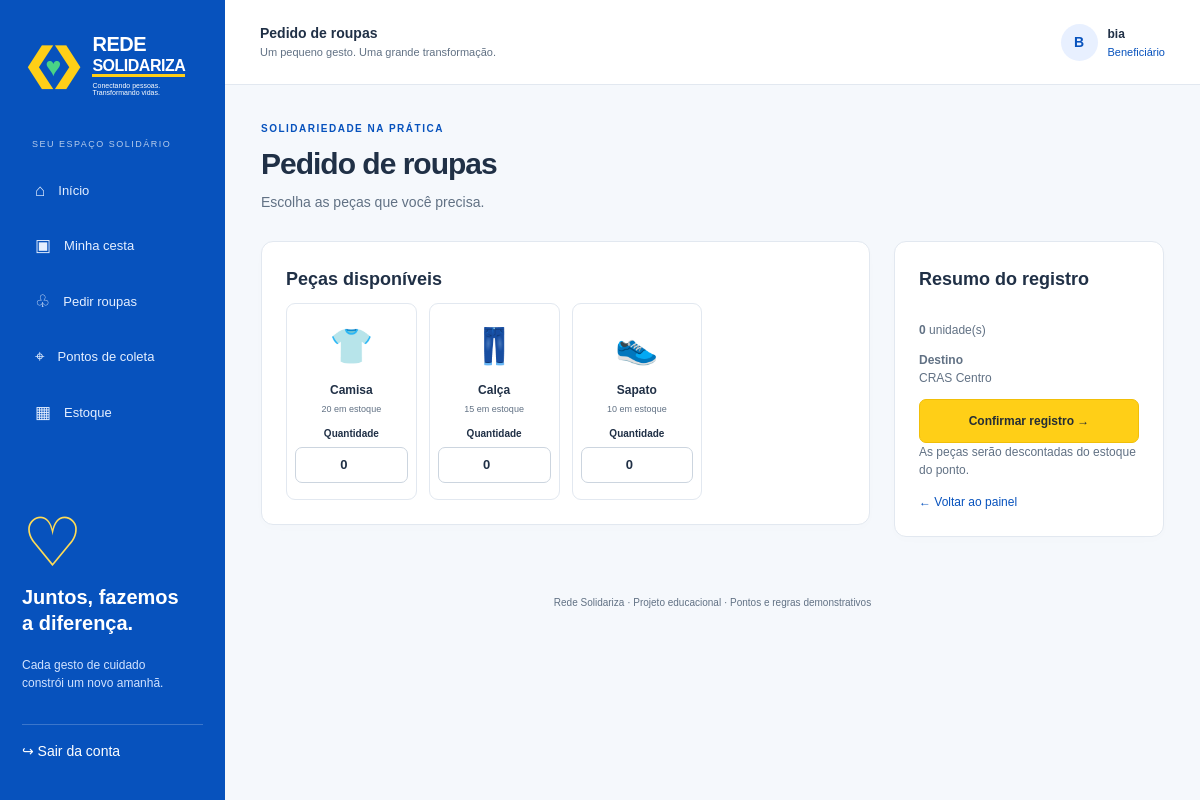
Screenshot of /movimentar/pedido-roupas (signed in) with the database file from the repository.
### tables this page shows
CREATE TABLE usuarios(id INTEGER PRIMARY KEY, nome TEXT NOT NULL, cpf TEXT UNIQUE NOT NULL, telefone TEXT NOT NULL, senha TEXT NOT NULL, moradores INTEGER NOT NULL, criancas INTEGER NOT NULL, renda INTEGER NOT NULL, perfil TEXT NOT NULL, higiene INTEGER NOT NULL, codigo TEXT UNIQUE NOT NULL, ponto TEXT NOT NULL, admin INTEGER NOT NULL DEFAULT 0);

CREATE TABLE estoque(ponto TEXT NOT NULL, produto TEXT NOT NULL, quantidade INTEGER NOT NULL CHECK(quantidade>=0), PRIMARY KEY(ponto,produto));

### app.py (the view, shortened to what this page needs)
@app.route('/movimentar/<modo>', methods=['GET','POST'])
@login_required
def movimentar(modo):
    opcoes = {'alimentos':('Doação de alimentos',PRODUTOS,1),'roupas':('Doação de roupas',ROUPAS,1),'pedido-roupas':('Pedido de roupas',ROUPAS,-1),'dinheiro':('Registro de valor',[],0)}
    if modo not in opcoes:
        abort(404)
    title, produtos, direction = opcoes[modo]
    if (direction >= 0 and g.user['perfil'] != 'Doador') or (direction < 0 and g.user['perfil'] != 'Beneficiário'):
        abort(403)
    ponto = request.form.get('ponto',g.user['ponto']) if direction >= 0 else g.user['ponto']
    return render_template('movimentar.html',title=title,modo=modo,produtos=produtos,direction=direction,estoque=estoque_atual(g.user['ponto']))

### app.py (called while the page is built)
def db():
    if 'db' not in g:
        g.db = sqlite3.connect(app.config['DATABASE'], timeout=15)
        g.db.row_factory = sqlite3.Row
        g.db.execute('PRAGMA foreign_keys=ON')
    return g.db

@app.before_request
def prepare():
    g.user = db().execute('SELECT * FROM usuarios WHERE id=?', (session.get('uid'),)).fetchone()
    if 'csrf' not in session:
        session['csrf'] = secrets.token_hex(32)
    if request.method == 'POST' and not secrets.compare_digest(session['csrf'], request.form.get('csrf','')):
        abort(400, 'Sua sessão expirou. Recarregue a página e tente novamente.')

def login_required(f):
    @wraps(f)
    def wrapped(*args, **kwargs):
        if not g.user:
            return redirect(url_for('login'))
        return f(*args, **kwargs)
    return wrapped

@app.context_processor
def context():
    return dict(user=g.user, pontos=PONTOS, icones=ICONES, tipos=TIPOS)

def estoque_atual(ponto):
    return {r['produto']:r['quantidade'] for r in db().execute('SELECT * FROM estoque WHERE ponto=?',(ponto,))}

### templates/movimentar.html
{% extends 'base.html' %}{% block content %}<div class="page-heading"><span class="eyebrow">SOLIDARIEDADE NA PRÁTICA</span><h1>{{ title }}</h1><p>{{ 'Escolha as peças que você precisa.' if direction<0 else 'Seu gesto pode fazer parte de uma grande mudança.' }}</p></div><form method="post" {% if produtos %}id="item-form"{% endif %}>{{ csrf() }}<div class="selection-layout"><section class="card">{% if modo=='dinheiro' %}<div class="notice info"><strong>Registro demonstrativo</strong><p>Este formulário não cobra, não transfere dinheiro e não gera Pix. Ele apenas salva um valor informado.</p></div><label>Valor a registrar (R$)<input type="number" name="valor" step="0.01" min="0.01" max="100000000" required></label>{% else %}<h2>{{ 'Peças disponíveis' if direction<0 else 'O que você quer doar?' }}</h2><div class="products">{% for p in produtos %}<article class="product" data-name="{{ p }}"><span class="product-icon">{{ icones[p] }}</span><h3>{{ p }}</h3>{% if direction<0 %}<small>{{ estoque[p] }} em estoque</small>{% endif %}<label class="quantity">Quantidade<input name="q_{{ loop.index0 }}" data-item="{{ p }}" type="number" min="0" max="{{ estoque[p] if direction<0 else 10000 }}" value="{{ request.form.get('q_' ~ loop.index0,'0') }}" required></label></article>{% endfor %}</div>{% endif %}</section><aside class="card basket-summary"><h2>Resumo do registro</h2>{% if produtos %}<ul id="basket-items"></ul><p><b id="count">0</b> unidade(s)</p>{% endif %}{% if direction>=0 %}<label>Destino<select name="ponto">{% for p in pontos %}<option {{ 'selected' if p==request.form.get('ponto',user.ponto) }}>{{ p }}</option>{% endfor %}</select></label><label>Confirme sua senha<input type="password" name="senha" autocomplete="current-password" required></label>{% else %}<p><strong>Destino</strong><br>{{ user.ponto }}</p>{% endif %}<button class="button yellow full">Confirmar registro →</button><p class="muted">{{ 'O registro de itens atualiza o estoque local da demonstração.' if direction>=0 else 'As peças serão descontadas do estoque do ponto.' }}</p><a href="{{ url_for('painel') }}">← Voltar ao painel</a></aside></div></form>{% endblock %}

### templates/base.html (shortened to what this page needs)
<!DOCTYPE html>
<html lang="pt-BR">
<head><link rel="stylesheet" href="{{ url_for('static',filename='style.css') }}"></head>
<body class="{{ 'doador' if user and user.perfil=='Doador' else '' }} {{ 'autenticacao' if not user else '' }}">
{% macro logo() %}<a class="logo" href="{{ url_for('home') }}"><span class="marca" aria-hidden="true">❮<b>♥</b>❯</span><span>REDE<br><strong>SOLIDARIZA</strong><small>Conectando pessoas. Transformando vidas.</small></span></a>{% endmacro %}
{% if user %}
<aside class="sidebar" id="menu">{{ logo() }}<span class="nav-label">SEU ESPAÇO SOLIDÁRIO</span><nav aria-label="Principal">
<a class="{{ 'active' if request.endpoint=='painel' }}" href="{{ url_for('painel') }}">⌂ <span>Início</span></a>
{% if user.perfil=='Beneficiário' %}<a class="{{ 'active' if request.endpoint=='cesta' }}" href="{{ url_for('cesta') }}">▣ <span>Minha cesta</span></a><a href="{{ url_for('movimentar',modo='pedido-roupas') }}">♧ <span>Pedir roupas</span></a>
{% else %}<a href="{{ url_for('movimentar',modo='alimentos') }}">♡ <span>Doar alimentos</span></a><a href="{{ url_for('movimentar',modo='roupas') }}">♧ <span>Doar roupas</span></a><a href="{{ url_for('movimentar',modo='dinheiro') }}">＄ <span>Registrar valor</span></a>{% endif %}
<a class="{{ 'active' if request.endpoint=='pontos' }}" href="{{ url_for('pontos') }}">⌖ <span>Pontos de coleta</span></a><a class="{{ 'active' if request.endpoint=='estoque' }}" href="{{ url_for('estoque') }}">▦ <span>Estoque</span></a>
{% if user.admin %}<a href="{{ url_for('cadastros') }}">♙ <span>Cadastros</span></a>{% endif %}</nav>
<div class="sidebar-message"><span>♡</span><h3>Juntos, fazemos<br>a diferença.</h3><p>Cada gesto de cuidado<br>constrói um novo amanhã.</p></div>
<form action="{{ url_for('sair') }}" method="post">{{ csrf() }}<button class="logout" type="submit">↪ Sair da conta</button></form></aside>
<div class="workspace"><header class="topbar"><button class="menu-button" aria-label="Abrir menu" aria-controls="menu" aria-expanded="false">☰</button><div><strong>{{ title }}</strong><small>Um pequeno gesto. Uma grande transformação.</small></div><div class="profile"><span class="avatar">{{ user.nome[0]|upper }}</span><span><strong>{{ user.nome.split()[0] }}</strong><small>{{ user.perfil }}</small></span></div></header>
{% endif %}
<main id="conteudo" class="{{ 'content' if user else 'auth-main' }}">
{% block content %}{% endblock %}
</main>{% if user %}<footer>Rede Solidariza · Projeto educacional · Pontos e regras demonstrativos</footer></div>{% endif %}
</body></html>

### static/style.css (style rules this page uses)
:root { --brand:#0752bd;--brand-dark:#073d92;--yellow:#ffcf17;--ink:#203046;--muted:#617184;--line:#e2e8f0;--bg:#f5f8fc;--green:#21a75c }
* { box-sizing:border-box }
body { margin:0;color:var(--ink);background:var(--bg);font-family:Arial,Helvetica,sans-serif;font-size:14px;line-height:1.5 }
a { color:var(--brand);text-decoration:none }
button,input,select { font:inherit }
button,a,input,select { -webkit-tap-highlight-color:transparent }
button { cursor:pointer }
h1,h2,h3,p { margin-top:0 }
h1 { font-size:30px;line-height:1.2;letter-spacing:-1px;margin-bottom:10px }
h2 { font-size:18px;margin-bottom:10px }
h3 { font-size:15px }
small { font-size:12px }
p { color:var(--muted) }
input,select { width:100%;border:1px solid #ccd5df;border-radius:7px;padding:11px 12px;background:#fff;color:var(--ink);min-width:0 }
label { display:block;font-size:12px;font-weight:600;margin-bottom:16px }
label input,label select { margin-top:6px }
button { border:0 }
form { margin:0 }
.logo { display:flex;align-items:center;gap:8px;color:#fff;font-size:21px;font-weight:800;line-height:1;letter-spacing:-.5px }
.logo strong { font-size:16px;border-bottom:3px solid var(--yellow) }
.logo small { display:block;font-size:7px;letter-spacing:0;margin-top:8px;font-weight:400 }
.marca { font-size:42px;letter-spacing:-12px;margin-right:12px;color:var(--yellow);white-space:nowrap }
.marca b { color:#49d386;font-size:27px;vertical-align:middle }
.sidebar { position:fixed;left:0;top:0;bottom:0;width:225px;padding:34px 22px 22px;background:var(--brand);color:white;display:flex;flex-direction:column;z-index:20;overflow:auto }
.sidebar .logo { font-size:20px }
.nav-label { font-size:9px;letter-spacing:1.5px;opacity:.7;margin:42px 10px 14px }
.sidebar nav { display:grid;gap:6px }
.sidebar nav a { color:#e5efff;display:flex;align-items:center;gap:13px;padding:12px 13px;border-radius:8px;font-size:17px }
.sidebar nav a span { font-size:13px }
.sidebar-message { margin-top:auto;padding-top:45px;position:relative }
.sidebar-message>span { font-size:68px;color:#ffdc56;line-height:1.2 }
.sidebar-message h3 { color:#fff;font-size:20px;line-height:1.3 }
.sidebar-message p { color:#d2e3ff;font-size:12px }
.logout { margin-top:20px;background:transparent;border-top:1px solid #ffffff35;color:white;padding:16px 0;text-align:left;width:100% }
.workspace { margin-left:225px }
.topbar { height:85px;background:white;border-bottom:1px solid var(--line);display:flex;align-items:center;justify-content:space-between;padding:0 35px;gap:15px }
.topbar small { display:block;color:var(--muted);font-size:11px }
.profile { display:flex;gap:10px;align-items:center }
.profile strong { font-size:12px }
.profile small { color:var(--brand) }
.avatar { width:37px;height:37px;background:#e8f0ff;color:var(--brand);display:grid;place-items:center;border-radius:50%;font-weight:700 }
.content { max-width:1450px;margin:auto;padding:36px }
.page-heading { margin-bottom:28px }
.eyebrow { display:block;font-size:10px;font-weight:700;letter-spacing:1.5px;color:var(--brand);margin-bottom:10px }
.card { background:#fff;border:1px solid var(--line);border-radius:12px;padding:24px;box-shadow:0 3px 12px #183c5a03;min-width:0 }
.button { display:inline-flex;align-items:center;justify-content:center;gap:8px;border-radius:7px;padding:12px 20px;font-weight:700;font-size:12px;min-height:44px;transition:background .15s }
.yellow { background:var(--yellow);color:#252e35;border:1px solid #f1bf08 }
.full { width:100% }
footer { color:var(--muted);font-size:10px;text-align:center;padding:22px }
.selection-layout { display:grid;grid-template-columns:minmax(0,1fr) 270px;gap:24px;align-items:start }
.basket-summary { position:sticky;top:20px }
.basket-summary>p,.basket-summary>a { font-size:12px }
.products { display:grid;grid-template-columns:repeat(4,minmax(0,1fr));gap:12px }
.product { text-align:center;border:1px solid var(--line);border-radius:9px;padding:16px 8px;display:flex;flex-direction:column;align-items:center }
.product-icon { display:block;font-size:35px;margin-bottom:8px }
.product h3 { font-size:12px;margin-bottom:4px }
.product>small { font-size:9px;color:var(--muted) }
.quantity { margin:12px 0 0;width:100%;font-size:10px;margin-top:auto;padding-top:10px }
.quantity input { text-align:center;padding:7px 4px;font-size:13px }
.muted { color:var(--muted);font-size:12px }

### rows the page displays
usuarios: nome "B", nome "bia", perfil "Beneficiário", ponto "CRAS Centro"
estoque: icones "👕", produto "Camisa", quantidade "20"
estoque: icones "👖", produto "Calça", quantidade "15", q_1 "0"
estoque: icones "👟", produto "Sapato", quantidade "10", q_2 "0"

### other values shown
{{ title }} "Pedido de roupas"
{{ 'Peças disponíveis' if direction<0 else 'O que você quer doar?' }} "Peças disponíveis"
